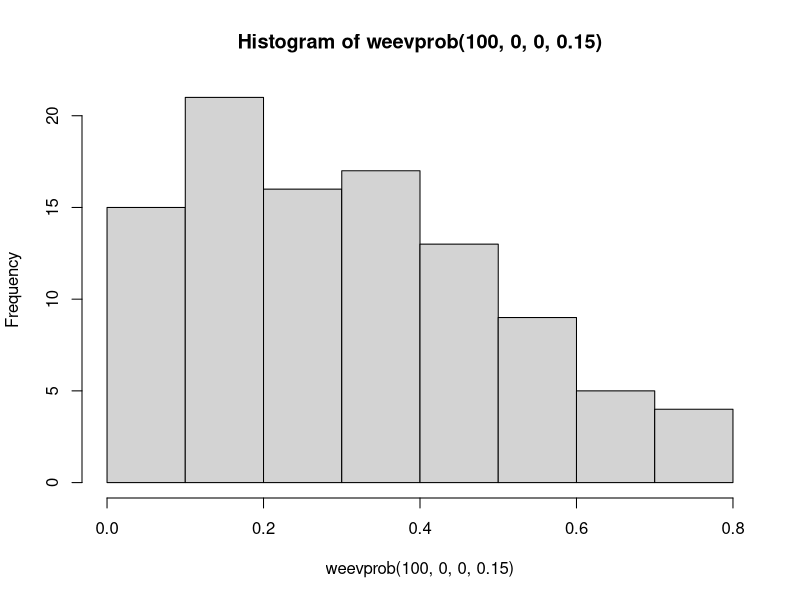

This figure's R source:
#####################################################
## Estimate Weevil Infestation Probability pWeevil ##
#####################################################

#Based on data from:
#Kellner, K. F., J. K. Riegel, and R. K. Swihart (2014). Effects of silvicultural disturbance 
#on acorn infestation and removal. New Forests 45:265–281. doi: 10.1007/s11056-014-9409-9

#Read in weevil, production, and tree data
weevil = read.csv('data/ibm_weevils.csv', header=TRUE)
treedata = read.csv('data/ibm_treedata.csv',header=TRUE)
prod = read.csv('data/ibm_production.csv',header=TRUE)

#Summarize acorn production
mastbo <- 1/(colMeans(prod[treedata$species==0,2:10],na.rm=T)/0.34)
mastwo <- 1/(colMeans(prod[treedata$species==1,2:10],na.rm=T)/0.34)

#Generate observation-level covariates for mast availability and harvest treatment
mast = i.shelter = rep(0,dim(weevil)[1])
for (i in 1:dim(weevil)[1]){
  i.shelter[i] <- treedata$shelter[weevil$Treecode[i]]
  mast[i] <- mean(mastbo[weevil$Year[i]],mastwo[weevil$Year[i]])
}

#Fit mixed-effects weevil infestation model (logistic regression)
#Full model: acorn species + shelterwood treatment (TE) + mast availability, random year effect
#In SOEL, "year effect" (YE) is the combination of the random year effect and mast availability
library(MASS)
wi <- glmmPQL(Infested ~ Species + i.shelter + mast, data=weevil,family='binomial',
              random=~1|Year)
summary(wi)

#Test full model
weevprob <- function(n, shelter,wo,lambda){
  hold <- -1.08 - 0.8249*wo - 0.44380*shelter + 0.7324*lambda + rnorm(n,0,1.010)
  out <- (1 +exp(-1*hold))^(-1)
  return(out)
}
hist(weevprob(100,0,0,0.15)) #Distribution of pWeevil